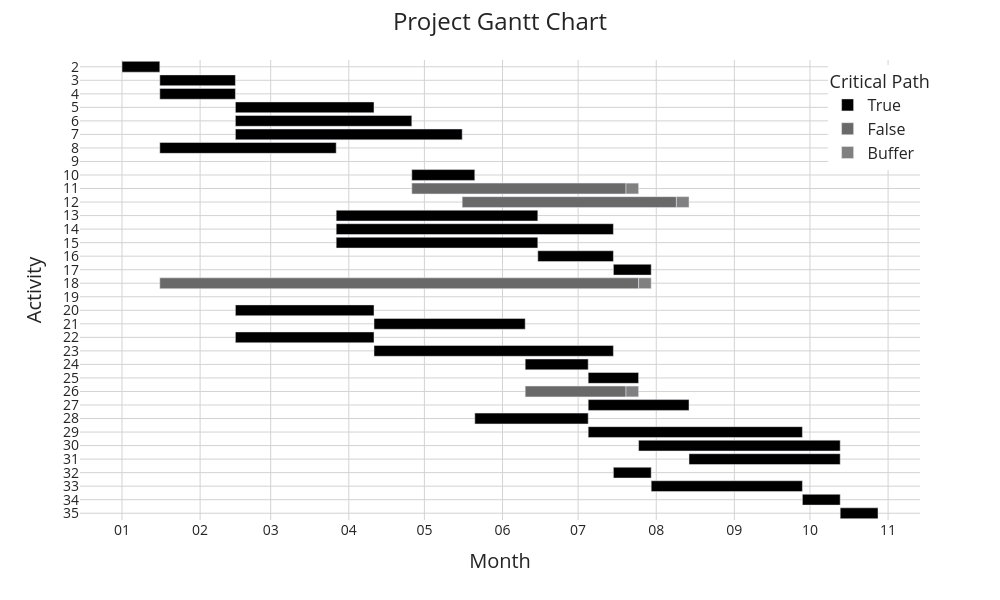

Here is the notebook cell this chart was saved with:
### Code cell
import plotly.express as px

# Create the Gantt chart
fig = px.timeline(df_gc, 
                  x_start="start_date", x_end="end_date", 
                  y="activity", 
                  category_orders={"activity": df_gc.activity.unique()}, 
                  color="critical_path",  # Color by critical path
                  labels={"critical_path": "Critical Path"},
                  width=1000, height=600,
                  template="seaborn",
                  color_discrete_sequence=["black", "dimgray", "gray"]
                 )

# Update x-axis properties
fig.update_xaxes(
    title_text="Month", 
    nticks=15, 
    showgrid=True, 
    tickformat='%m',
    title_font=dict(size=20),
    tickfont=dict(size=14),
    gridcolor="lightgray"  # Light gray grid
)

# Update y-axis properties
fig.update_yaxes(
    title_text="Activity",
    nticks=50, 
    autorange="reversed",
    showgrid=True,
    title_font=dict(size=20),
    tickfont=dict(size=14),
    gridcolor="lightgray"  # Light gray grid
)

# Update layout for title, legend, and background colors
fig.update_layout(
    title_text="Project Gantt Chart",
    title_x=0.5,
    title_font=dict(size=24),
    plot_bgcolor="white",  # White background for plot area
    paper_bgcolor="white",  # White background for the entire figure
    legend=dict(
        title=dict(font=dict(size=18)),  # Legend title font size
        font=dict(size=16),  # Legend item font size
        yanchor="top",
        y=0.99,
        xanchor="left",
        x=0.89
    )
)

# Display the figure
fig.show()

### Figure 1 — Plotly figure (JSON) as saved in the notebook; plotly's stock layout.template omitted (floating-point values rounded to 4 significant figures)
{"data": [{"alignmentgroup": "True", "base": ["2022-01-01T00:00:00", "2022-01-16T00:00:00", "2022-01-16T00:00:00", "2022-02-15T00:00:00", "2022-02-15T00:00:00", "2022-02-15T00:00:00", "2022-01-16T00:00:00", "2022-04-26T00:00:00", "2022-03-27T00:00:00", "2022-03-27T00:00:00", "2022-03-27T00:00:00", "2022-06-15T00:00:00", "2022-07-15T00:00:00", "2022-02-15T00:00:00", "2022-04-11T00:00:00", "2022-02-15T00:00:00", "2022-04-11T00:00:00", "2022-06-10T00:00:00", "2022-07-05T00:00:00", "2022-07-05T00:00:00", "2022-05-21T00:00:00", "2022-07-05T00:00:00", "2022-07-25T00:00:00", "2022-08-14T00:00:00", "2022-07-15T00:00:00", "2022-07-30T00:00:00", "2022-09-28T00:00:00", "2022-10-13T00:00:00"], "hovertemplate": "Critical Path=True<br>start_date=%{base}<br>end_date=%{x}<br>activity=%{y}<extra></extra>", "legendgroup": "True", "marker": {"color": "black", "pattern": {"shape": ""}}, "name": "True", "offsetgroup": "True", "orientation": "h", "showlegend": true, "textposition": "auto", "type": "bar", "x": [1296000000, 2592000000, 2592000000, 4752000000, 6048000000, 7776000000, 6048000000, 2160000000, 6912000000, 9504000000, 6912000000, 2592000000, 1296000000, 4752000000, 5184000000, 4752000000, 8208000000, 2160000000, 1728000000, 3456000000, 3888000000, 7344000000, 6912000000, 5184000000, 1296000000, 5184000000, 1296000000, 1296000000], "xaxis": "x", "y": [2, 3, 4, 5, 6, 7, 8, 10, 13, 14, 15, 16, 17, 20, 21, 22, 23, 24, 25, 27, 28, 29, 30, 31, 32, 33, 34, 35], "yaxis": "y"}, {"alignmentgroup": "True", "base": ["2022-04-26T00:00:00", "2022-05-16T00:00:00", "2022-01-16T00:00:00", "2022-06-10T00:00:00"], "hovertemplate": "Critical Path=False<br>start_date=%{base}<br>end_date=%{x}<br>activity=%{y}<extra></extra>", "legendgroup": "False", "marker": {"color": "dimgray", "pattern": {"shape": ""}}, "name": "False", "offsetgroup": "False", "orientation": "h", "showlegend": true, "textposition": "auto", "type": "bar", "x": [7344000000, 7344000000, 16416000000, 3456000000], "xaxis": "x", "y": [11, 12, 18, 26], "yaxis": "y"}, {"alignmentgroup": "True", "base": ["2022-07-20T00:00:00", "2022-08-09T00:00:00", "2022-07-25T00:00:00", "2022-07-20T00:00:00"], "hovertemplate": "Critical Path=Buffer<br>start_date=%{base}<br>end_date=%{x}<br>activity=%{y}<extra></extra>", "legendgroup": "Buffer", "marker": {"color": "gray", "pattern": {"shape": ""}}, "name": "Buffer", "offsetgroup": "Buffer", "orientation": "h", "showlegend": true, "textposition": "auto", "type": "bar", "x": [432000000, 432000000, 432000000, 432000000], "xaxis": "x", "y": [11, 12, 18, 26], "yaxis": "y"}], "layout": {"barmode": "overlay", "height": 600, "legend": {"font": {"size": 16}, "title": {"font": {"size": 18}, "text": "Critical Path"}, "tracegroupgap": 0, "x": 0.89, "xanchor": "left", "y": 0.99, "yanchor": "top"}, "margin": {"t": 60}, "paper_bgcolor": "white", "plot_bgcolor": "white", "title": {"font": {"size": 24}, "text": "Project Gantt Chart", "x": 0.5}, "width": 1000, "xaxis": {"anchor": "y", "domain": [0, 1], "gridcolor": "lightgray", "nticks": 15, "showgrid": true, "tickfont": {"size": 14}, "tickformat": "%m", "title": {"font": {"size": 20}, "text": "Month"}, "type": "date"}, "yaxis": {"anchor": "x", "autorange": "reversed", "categoryarray": [35, 34, 33, 32, 31, 30, 29, 28, 27, 26, 25, 24, 23, 22, 21, 20, 18, 17, 16, 15, 14, 13, 12, 11, 10, 8, 7, 6, 5, 4, 3, 2], "categoryorder": "array", "domain": [0, 1], "gridcolor": "lightgray", "nticks": 50, "showgrid": true, "tickfont": {"size": 14}, "title": {"font": {"size": 20}, "text": "Activity"}}}}
